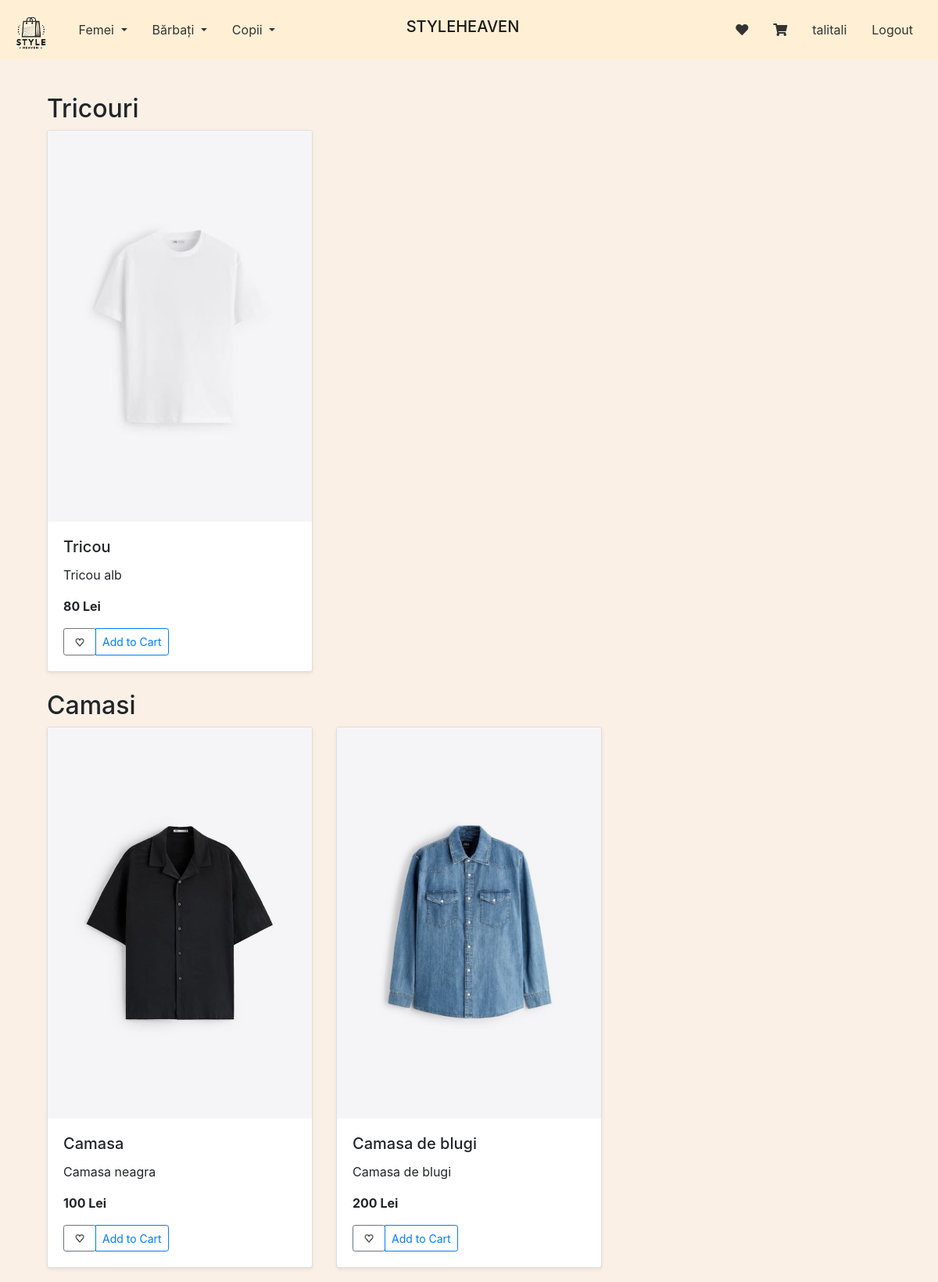
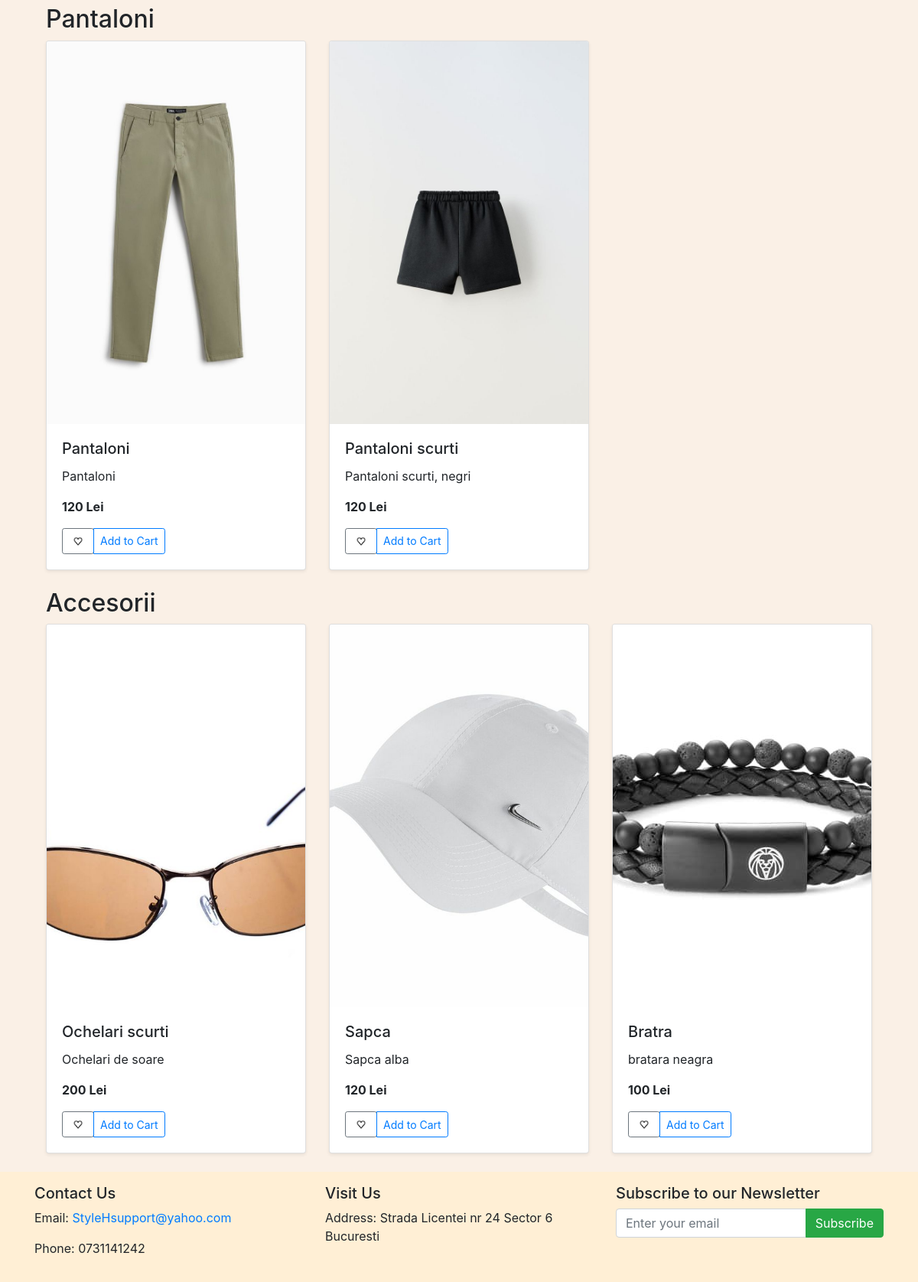
The app's page /men (signed in) with its own data (2 pictures, top to bottom).
### market/models.py (models this page shows, shortened)
class User(db.Model, UserMixin):
    id = db.Column(db.Integer(), primary_key=True)
    username = db.Column(db.String(length=30), nullable=False, unique=True)
    email_address = db.Column(db.String(length=50), nullable=False, unique=True)
    password_hash = db.Column(db.String(length=60), nullable=False)
    budget = db.Column(db.Integer(), nullable=False, default=1000)
    items = db.relationship('Item', backref='owned_user', lazy=True)
    favorites = db.relationship('Favorite', backref='user', lazy=True)
    @property
    def password(self):
        return self.password

class Item(db.Model):
    id = db.Column(db.Integer(), primary_key=True)
    name = db.Column(db.String(length=30), nullable=False, unique=True)
    price = db.Column(db.Integer(), nullable=False)
    barcode = db.Column(db.String(length=12), nullable=False, unique=True)
    description = db.Column(db.String(length=1024), nullable=False, unique=True)
    image_filename = db.Column(db.String(length=100), nullable=True)
    owner = db.Column(db.Integer(), db.ForeignKey('user.id'))
    category = db.Column(db.String(length=50), nullable=False, default='general')
    subcategory = db.Column(db.String(length=50), nullable=False, default='general')

### market/routes.py (the view)
@app.route('/men')
@login_required
def men_page():
    items = Item.query.filter_by(category='men').all()
    items_by_subcategory = defaultdict(list)
    for item in items:
        items_by_subcategory[item.subcategory].append(item)
    favorite_item_ids = [fav.product_id for fav in current_user.favorites]
    return render_template('men.html', items_by_subcategory=items_by_subcategory, favorite_item_ids=favorite_item_ids)

### market/models.py (called while the page is built)
@login_manager.user_loader
def load_user(user_id):
    return User.query.get(int(user_id))

### market/templates/men.html (shortened to what this page needs)
{% extends 'base.html' %}
{% block content %}
<div class="container mt-4">
    {% for subcategory, items in items_by_subcategory.items() %}
        <h2>{{ subcategory }}</h2>
        <div class="row">
            {% for item in items %}
            <div class="col-md-4">
                <div class="card mb-4 shadow-sm">
                    {% if item.image_filename and item.image_filename != 'default.jpg' %}
                        <img src="{{ url_for('static', filename='img/' + item.image_filename) }}" class="card-img-top img-fluid product-img" alt="{{ item.name }}">
                    {% endif %}
                    <div class="card-body">
                        <h5 class="card-title">{{ item.name }}</h5>
                        <p class="card-text">{{ item.description }}</p>
                        <p class="card-text"><strong>{{ item.price }} Lei</strong></p>
                        <div class="d-flex justify-content-between align-items-center">
                            <div class="btn-group">
                                <form action="{{ url_for('toggle_favorite') }}" method="post">
                                    <button type="submit" class="btn btn-sm btn-outline-secondary">
                                        {% if item.id in favorite_item_ids %}
                                        <img src="{{ url_for('static', filename='img/favorite_filled.png') }}" alt="Favorite" style="width: 24px; height: 24px;">
                                        {% else %}
                                        <img src="{{ url_for('static', filename='img/favorite.png') }}" alt="Favorite" style="width: 24px; height: 24px;">
                                        {% endif %}
                                    </button>
                                </form>
                                <button type="button" class="btn btn-sm btn-outline-primary" data-toggle="modal" data-target="#Modal-Cart-{{ item.id }}">Add to Cart</button>
                            </div>
                        </div>
                    </div>
                </div>
            </div>
            {% endfor %}
        </div>
    {% endfor %}
</div>
{% endblock %}

### market/templates/base.html (shortened to what this page needs)
<!DOCTYPE html>
<html lang="en">
<head>
    <link rel="stylesheet" href="https://stackpath.bootstrapcdn.com/bootstrap/4.5.2/css/bootstrap.min.css">
    <link rel="stylesheet" href="https://cdnjs.cloudflare.com/ajax/libs/font-awesome/5.15.1/css/all.min.css">
</head>
<body class="bg-light-creme text-black">
    <nav class="navbar navbar-expand-lg bg-peach navbar-light fixed-top">
        <a class="navbar-brand navbar-brand-logo" href="{{ url_for('home_page') }}">
            <img src="{{ url_for('static', filename='img/logo.png') }}" alt="Logo" style="height: 50px;">
        </a>
        <ul class="navbar-nav">
            <li class="nav-item dropdown">
                <a class="nav-link dropdown-toggle" href="#" id="womenDropdown" role="button" data-toggle="dropdown" aria-haspopup="true" aria-expanded="false">
                    Femei
                </a>
            </li>
            <li class="nav-item dropdown">
                <a class="nav-link dropdown-toggle" href="#" id="menDropdown" role="button" data-toggle="dropdown" aria-haspopup="true" aria-expanded="false">
                    Bărbați
                </a>
            </li>
            <li class="nav-item dropdown">
                <a class="nav-link dropdown-toggle" href="#" id="kidsDropdown" role="button" data-toggle="dropdown" aria-haspopup="true" aria-expanded="false">
                    Copii
                </a>
            </li>
        </ul>
        <div class="navbar-center">
            <h1 class="navbar-brand">STYLEHEAVEN</h1>
        </div>
        <div class="ml-auto">
            <ul class="navbar-nav">
                {% if current_user.is_authenticated %}
                    <li class="nav-item">
                        <a class="nav-link" href="{{ url_for('favorite_page') }}"><i class="fas fa-heart"></i></a>
                    </li>
                    <li class="nav-item">
                        <a class="nav-link" href="{{ url_for('shopping_cart_page') }}"><i class="fas fa-shopping-cart"></i></a>
                    </li>
                    <li class="nav-item">
                        <a class="nav-link" href="#">{{ current_user.username }}</a>
                    </li>
                    <li class="nav-item">
                        <a class="nav-link" href="{{ url_for('logout_page') }}">Logout</a>
                    </li>
                {% else %}
                    <li class="nav-item">
                        <a class="nav-link" href="{{ url_for('login_page') }}">Login</a>
                    </li>
                {% endif %}
            </ul>
        </div>
    </nav>
    <div class="container mt-5 pt-5">
        {% block content %}
        {% endblock %}
    </div>
    <footer class="bg-peach text-black py-3">
        <div class="container">
            <div class="row">
                <div class="col-md-4">
                    <h5>Contact Us</h5>
                    <p>Email: <a href="mailto:StyleHsupport@yahoo.com">StyleHsupport@yahoo.com</a></p>
                    <p>Phone: 0731141242</p>
                </div>
                <div class="col-md-4">
                    <h5>Visit Us</h5>
                    <p>Address: Strada Licentei nr 24 Sector 6 Bucuresti</p>
                </div>
                <div class="col-md-4">
                    <h5>Subscribe to our Newsletter</h5>
                    <form action="{{ url_for('subscribe_newsletter') }}" method="POST">
                        <div class="input-group">
                            <input type="email" name="email" class="form-control" placeholder="Enter your email" required>
                            <div class="input-group-append">
                                <button class="btn btn-success" type="submit">Subscribe</button>
                            </div>
                        </div>
                    </form>
                </div>
            </div>
        </div>
    </footer>
</body>
</html>

### market/templates/base.html (style rules this page uses)
.navbar-nav .nav-item .nav-link { padding-right: 1rem; padding-left: 1rem; }
.bg-light-creme { background-color: #FAF0E6 !important; }
.bg-peach { background-color: #FFEFD5 !important; }
.navbar-light .navbar-nav .nav-link { color: #333; }
.navbar-center { position: absolute; left: 50%; transform: translateX(-50%); }
.navbar-brand-logo { margin-right: 20px; }

### market/templates/men.html (style rules this page uses)
.product-img { width: 100%; height: 500px; object-fit: cover; }

### records on screen
User: username "talitali"
Item: subcategory "Tricouri", image_filename (picture), name "Tricou", description "Tricou alb", price "80"
Item: subcategory "Camasi", image_filename (picture), name "Camasa", description "Camasa neagra", price "100"
Item: image_filename (picture), name "Camasa de blugi", description "Camasa de blugi", price "200"
Item: subcategory "Pantaloni", image_filename (picture), name "Pantaloni", description "Pantaloni", price "120"
Item: image_filename (picture), name "Pantaloni scurti", description "Pantaloni scurti, negri", price "120"
Item: subcategory "Accesorii", image_filename (picture), name "Ochelari scurti", description "Ochelari de soare", price "200"
Item: image_filename (picture), name "Sapca", description "Sapca alba", price "120"
Item: image_filename (picture), name "Bratra", description "bratara neagra", price "100"
